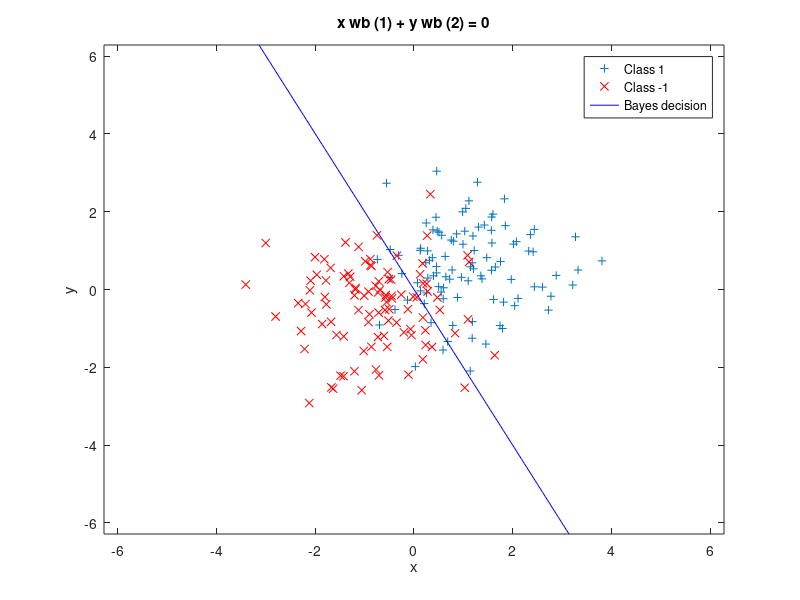

Here is the MATLAB script that generated this plot: (Note: this script raises an error after producing the figure.)
% test gist

clear all
close all
addpath(genpath('.'))


%% generate dataset


nbperclass=100;


% generating good features and labels
x=[];
y=[];
sigma=1;
m1=[1, .5];
m2=-m1;
x=[ones(nbperclass,1)*m1+sigma*randn(nbperclass,2);ones(nbperclass,1)*m2+sigma*randn(nbperclass,2)];
y=[ones(nbperclass,1);-ones(nbperclass,1)];


% adding random features 
nbnoise=18;
x=[x sigma*randn(size(x,1),nbnoise)];

%% visu data

figure(1)

plot(x(y==1,1),x(y==1,2),'+')
hold on
plot(x(y==-1,1),x(y==-1,2),'xr')
hold off


%% bayes decision

wb=(m1-m2)

fb=@(x,y) x*wb(1)+y*wb(2);


figure(1)

plot(x(y==1,1),x(y==1,2),'+')
hold on
plot(x(y==-1,1),x(y==-1,2),'xr')
h=ezplot(fb);
set(h, 'Color','b')
hold off
%title('test')
legend('Class 1','Class -1','Bayes decision')



%% svm l1

options.verbose=1;
options.lambda=1e-1
options.theta=.01;
options.p=.5;
options.reg='l1'

tic
[svml1,LOG]=gist_hinge2(x,y,options)
%[svm,LOG]=gist_chinge(x,y,options)
%[svml1,LOG]=gist_logreg(x,y,options)
toc

wl1=svml1.w(:,1);

fl1=@(x,y) x*wl1(1)+y*wl1(2);

figure(1)

plot(x(y==1,1),x(y==1,2),'+')
hold on
plot(x(y==-1,1),x(y==-1,2),'xr')
h=ezplot(fb);
set(h, 'Color','b')
h=ezplot(fl1);
set(h, 'Color','r')
hold off
%title('test')
legend('Class 1','Class -1','Bayes decision','l1 reg.')

%% LSP

options.verbose=1;
options.lambda=2e-3
options.theta=.001;
options.p=.5;
options.reg='lsp'

tic
[svmlsp,LOG]=gist_hinge2(x,y,options)
%[svm,LOG]=gist_chinge(x,y,options)
%[svmlsp,LOG]=gist_logreg(x,y,options)
toc

wlsp=svmlsp.w(:,1);

flsp=@(x,y) x*wlsp(1)+y*wlsp(2);
figure(1)

plot(x(y==1,1),x(y==1,2),'+')
hold on
plot(x(y==-1,1),x(y==-1,2),'xr')
h=ezplot(fb);
set(h, 'Color','b')
h=ezplot(fl1);
set(h, 'Color','r')
h=ezplot(flsp);
set(h, 'Color',[0 .7 0])
hold off
%title('test')
legend('Class 1','Class -1','Bayes decision','l1 reg.','lsp reg.')


%% lp

options.verbose=1;
options.lambda=6e-2
options.theta=.1;
options.p=.5;
options.reg='lp'

tic
[svmlp,LOG]=gist_hinge2(x,y,options)
%[svm,LOG]=gist_chinge(x,y,options)
%[svmlsp,LOG]=gist_logreg(x,y,options)
toc

limx=[-4,4]

wlp=svmlp.w(:,1);

flp=@(x,y) x*wlp(1)+y*wlp(2);
figure(1)

plot(x(y==1,1),x(y==1,2),'+')
hold on
plot(x(y==-1,1),x(y==-1,2),'xr')
h=ezplot(fb,limx);
set(h, 'Color','b')
h=ezplot(fl1,limx);
set(h, 'Color','r')
h=ezplot(flsp,limx);
set(h, 'Color',[0 .7 0],'LineStyle','-.')
h=ezplot(flp,limx);
set(h, 'Color',[0 .7 .7],'LineStyle','--')
hold off
title('')
legend('Class 1','Class -1','Bayes decision','l1 reg.','lsp reg.','lp reg.')

print('-depsc','toybias.eps')